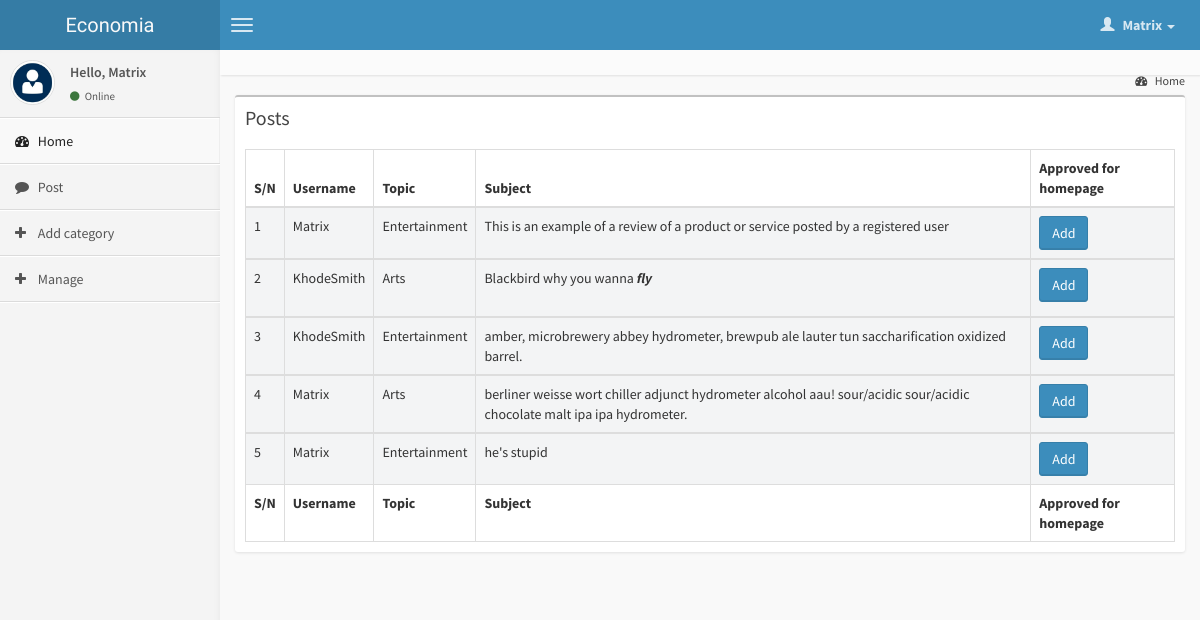
/admin.php (signed in), run on the app's committed database.
### tables this page shows
CREATE TABLE IF NOT EXISTS `users` (
  `user_id` int(8) NOT NULL AUTO_INCREMENT,
  `name` varchar(50) NOT NULL,
  `username` varchar(30) NOT NULL,
  `password` varchar(255) NOT NULL,
  `email` varchar(255) NOT NULL,
  `user_date` date NOT NULL,
  `user_level` int(8) NOT NULL,
  PRIMARY KEY (`user_id`),
  UNIQUE KEY `user_name_unique` (`username`)
);

CREATE TABLE IF NOT EXISTS `review` (
  `id` int(11) NOT NULL AUTO_INCREMENT,
  `message` varchar(300) NOT NULL,
  `topic` varchar(200) NOT NULL,
  `date` varchar(50) NOT NULL,
  `user_id` int(11) NOT NULL,
  PRIMARY KEY (`id`)
);

CREATE TABLE IF NOT EXISTS `categories` (
  `id` int(11) NOT NULL AUTO_INCREMENT,
  `category` varchar(50) NOT NULL,
  `cat_date` date NOT NULL,
  PRIMARY KEY (`id`)
);

### lib/library.php (called while the page is built, shortened)
<?php
class DemoLib{
    public function runQuery($sql)
    {
        $db = DB();
        $stmt = $db->prepare($sql);
        return $stmt;
    }
}

### admin.php (the view, shortened to what this page needs)
<?php
require 'lib/library.php';
$app = new DemoLib();
    $stmt3 = $app->runQuery("SELECT * FROM review");
    $stmt3->execute();
?>
<!DOCTYPE html>
<html>
    <head>
        <link href="css/bootstrap.min.css" rel="stylesheet" type="text/css" />
        <link href="css/font-awesome.min.css" rel="stylesheet" type="text/css" />
        <link href="css/ionicons.min.css" rel="stylesheet" type="text/css" />
                <link href="css/datatables/dataTables.bootstrap.css" rel="stylesheet" type="text/css" />
        <link href="css/morris/morris.css" rel="stylesheet" type="text/css" />
        <link href="css/jvectormap/jquery-jvectormap-1.2.2.css" rel="stylesheet" type="text/css" />
        <link href="css/fullcalendar/fullcalendar.css" rel="stylesheet" type="text/css" />
        <link href="css/daterangepicker/daterangepicker-bs3.css" rel="stylesheet" type="text/css" />
        <link href="css/bootstrap-wysihtml5/bootstrap3-wysihtml5.min.css" rel="stylesheet" type="text/css" />
        <link href="css/AdminLTE.css" rel="stylesheet" type="text/css" />
    </head>
        <body class="skin-blue">
        <header class="header">
            <a href="index.php" class="logo">
               Economia
            </a>
            <nav class="navbar navbar-static-top" role="navigation">
                <a href="#" class="navbar-btn sidebar-toggle" data-toggle="offcanvas" role="button">
                    <span class="icon-bar"></span>
                    <span class="icon-bar"></span>
                    <span class="icon-bar"></span>
                </a>
                <div class="navbar-right">
                    <ul class="nav navbar-nav">
                        <li class="dropdown user user-menu">
                            <?php
                                if (isset($_SESSION['user_id'])) {
                                        $user=$_SESSION['user_id'];
                                        $stmt = $app->runQuery("SELECT * FROM users WHERE user_id=:user");
                                        $stmt->execute(array(":user"=>$user));
                                        $userRow=$stmt->fetch(PDO::FETCH_ASSOC);
                                 ?>
                            <a href="#" class="dropdown-toggle" data-toggle="dropdown">
                                <i class="glyphicon glyphicon-user"></i>
                                <span><?php echo ucfirst($userRow['username']); ?> <i class="caret"></i></span>
                            </a>
                            <?php }
                             ?>
                        </li>
                    </ul>
                </div>
            </nav>
        </header>
        <div class="wrapper row-offcanvas row-offcanvas-left">
            <aside class="left-side sidebar-offcanvas">
                <section class="sidebar">
                    <?php
                        if (isset($_SESSION['user_id'])) { ?>
                    <div class="user-panel">
                        <div class="pull-left image">
                            <img src="img/avatar3.jpg" class="img-circle" alt="User Image" />
                        </div>
                        <div class="pull-left info">
                            <p>Hello, <?php echo ucfirst($userRow['username']); ?></p>
                            <a href="#"><i class="fa fa-circle text-success"></i> Online</a>
                        </div>
                    </div>
                    <?php } ?>
                    <ul class="sidebar-menu">
                        <li class="active">
                            <a href="home.php">
                                <i class="fa fa-dashboard"></i> <span>Home</span>
                            </a>
                        </li>
                        <li class="">
                            <a href="post.php">
                                <i class="fa fa-comment"></i> <span>Post</span>
                            </a>
                        </li>
                        <?php
                            if ($userRow['user_level']==1) { ?>
                            <li class="">
                                <a href="category.php">
                                    <i class="fa fa-plus"></i> <span>Add category</span>
                                </a>
                            </li>
                            <li class="">
                                <a href="admin.php">
                                    <i class="fa fa-plus"></i> <span>Manage</span>
                                </a>
                            </li>
                          <?php  }
                         ?>
                    </ul>
                </section>
            </aside>
            <aside class="right-side">
                <section class="content-header">
                    <ol class="breadcrumb">
                        <li><a href="#"><i class="fa fa-dashboard"></i> Home</a></li>
                    </ol>
                </section>
                <section class="content">
                            <div class="box">
                                <div class="box-header">
                                    <h3 class="box-title">Posts</h3>
                                </div>
                                <div class="box-body table-responsive">
                                    <table id="example1" class="table table-bordered table-striped">
                                        <thead>
                                            <tr>
                                                <th>S/N</th>
                                                <th>Username</th>
                                                <th>Topic</th>
                                                <th>Subject</th>
                                                <th>Approved for homepage</th>
                                            </tr>
                                        </thead>
                                        <?php
                                    while ($reviewRow=$stmt3->fetch(PDO::FETCH_ASSOC)) {
                                    $user = $reviewRow['user_id'];
                                    $topic = $reviewRow['topic'];
                                    $stmt2 = $app->runQuery("SELECT * FROM users WHERE user_id=:user_id");
                                    $stmt2->execute(array(":user_id"=>$user));
                                    $row=$stmt2->fetch(PDO::FETCH_ASSOC);
                                    $stmt4 = $app->runQuery("SELECT * FROM categories WHERE id=:topic");
                                    $stmt4->bindParam("topic", $topic);
                                    $stmt4->execute();
                                    $row1=$stmt4->fetch(PDO::FETCH_ASSOC);
                            ?>
                                        <tbody>
                                            <tr>
                                                <td><?php echo $reviewRow['id']; ?></td>
                                                <td><?php echo ucfirst($row['username']); ?></td>
                                                <td><?php echo $row1['category']; ?></td>
                                                <td> <?php echo $reviewRow['message']; ?></td>
                                                <td><button name="" class="btn btn-primary">Add</button></td>
                                            </tr>
                                        </tbody>
                                        <?php } ?>
                                        <tfoot>
                                            <tr>
                                                <th>S/N</th>
                                                <th>Username</th>
                                                <th>Topic</th>
                                                <th>Subject</th>
                                                <th>Approved for homepage</th>
                                            </tr>
                                        </tfoot>
                                    </table>
                                </div>
                            </div>
                        </section>
            </aside>
        </div>
        <?php include 'footer.php'; ?>
    </body>
</html>

### data on the page
users: username "Matrix"
review: id "1", user.username "Matrix", categories.category "Entertainment", message "This is an example of a review of a product or service posted by a registered user"
review: id "2", user.username "KhodeSmith", categories.category "Arts", message "Blackbird why you wanna fly"
review: id "3", user.username "KhodeSmith", categories.category "Entertainment", message "amber, microbrewery abbey hydrometer, brewpub ale lauter tun saccharification oxidized barrel."
review: id "4", user.username "Matrix", categories.category "Arts", message "berliner weisse wort chiller adjunct hydrometer alcohol aau! sour/acidic sour/acidic chocolate malt ipa ipa hydrometer."
review: id "5", user.username "Matrix", categories.category "Entertainment", message "he's stupid"
